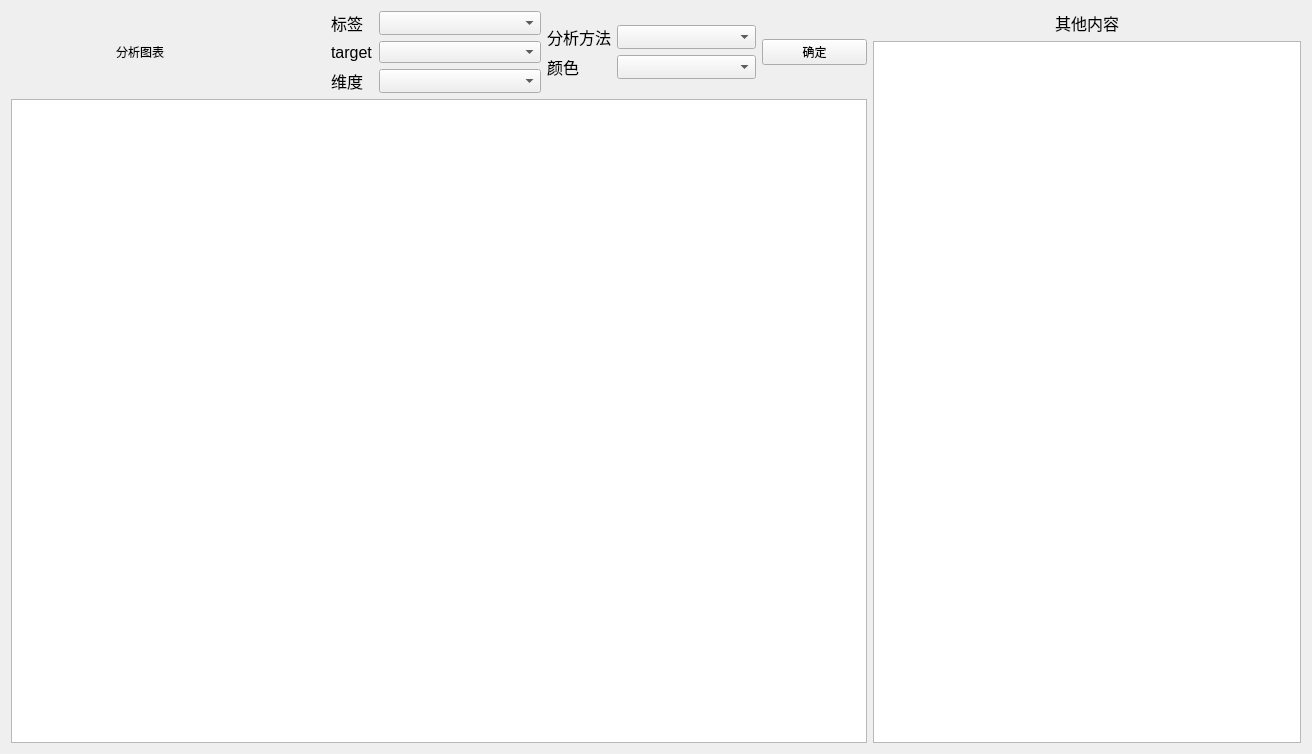
<?xml version="1.0" encoding="UTF-8"?>
<ui version="4.0">
 <class>Board</class>
 <widget class="QWidget" name="Board">
  <property name="geometry">
   <rect>
    <x>0</x>
    <y>0</y>
    <width>1312</width>
    <height>754</height>
   </rect>
  </property>
  <property name="windowTitle">
   <string>Form</string>
  </property>
  <layout class="QHBoxLayout" name="horizontalLayout" stretch="4,2">
   <item>
    <layout class="QVBoxLayout" name="verticalLayout_4">
     <item>
      <layout class="QHBoxLayout" name="horizontalLayout_7" stretch="1,2,2,2,1">
       <item>
        <spacer name="horizontalSpacer_2">
         <property name="orientation">
          <enum>Qt::Horizontal</enum>
         </property>
         <property name="sizeHint" stdset="0">
          <size>
           <width>40</width>
           <height>20</height>
          </size>
         </property>
        </spacer>
       </item>
       <item>
        <widget class="QLabel" name="LH_label_2">
         <property name="text">
          <string>分析图表</string>
         </property>
        </widget>
       </item>
       <item>
        <layout class="QFormLayout" name="formLayout_3">
         <item row="0" column="0">
          <widget class="QLabel" name="LH_labelY_2">
           <property name="font">
            <font>
             <pointsize>12</pointsize>
            </font>
           </property>
           <property name="text">
            <string>标签</string>
           </property>
          </widget>
         </item>
         <item row="0" column="1">
          <widget class="ComboBox" name="LH_ComboBox_1Y_2">
           <property name="maximumSize">
            <size>
             <width>16777215</width>
             <height>30</height>
            </size>
           </property>
          </widget>
         </item>
         <item row="1" column="0">
          <widget class="QLabel" name="LH_labelX_2">
           <property name="font">
            <font>
             <pointsize>12</pointsize>
            </font>
           </property>
           <property name="text">
            <string>target</string>
           </property>
          </widget>
         </item>
         <item row="1" column="1">
          <widget class="ComboBox" name="LH_ComboBox_1X_2">
           <property name="maximumSize">
            <size>
             <width>16777215</width>
             <height>30</height>
            </size>
           </property>
          </widget>
         </item>
         <item row="2" column="0">
          <widget class="QLabel" name="LH_labelL_2">
           <property name="font">
            <font>
             <pointsize>12</pointsize>
            </font>
           </property>
           <property name="text">
            <string>维度</string>
           </property>
          </widget>
         </item>
         <item row="2" column="1">
          <widget class="ComboBox" name="LH_ComboBox_1L_2">
           <property name="maximumSize">
            <size>
             <width>16777215</width>
             <height>30</height>
            </size>
           </property>
          </widget>
         </item>
        </layout>
       </item>
       <item>
        <layout class="QFormLayout" name="formLayout_4">
         <property name="formAlignment">
          <set>Qt::AlignLeading|Qt::AlignLeft|Qt::AlignVCenter</set>
         </property>
         <item row="0" column="0">
          <widget class="QLabel" name="label_5">
           <property name="font">
            <font>
             <pointsize>12</pointsize>
            </font>
           </property>
           <property name="text">
            <string>分析方法</string>
           </property>
          </widget>
         </item>
         <item row="0" column="1">
          <widget class="ComboBox" name="LH_ComboBox_2">
           <property name="maximumSize">
            <size>
             <width>16777215</width>
             <height>30</height>
            </size>
           </property>
          </widget>
         </item>
         <item row="1" column="0">
          <widget class="QLabel" name="label_6">
           <property name="font">
            <font>
             <pointsize>12</pointsize>
            </font>
           </property>
           <property name="text">
            <string>颜色</string>
           </property>
           <property name="alignment">
            <set>Qt::AlignCenter</set>
           </property>
          </widget>
         </item>
         <item row="1" column="1">
          <widget class="ComboBox" name="comboBox_C1_2">
           <property name="maximumSize">
            <size>
             <width>16777215</width>
             <height>30</height>
            </size>
           </property>
          </widget>
         </item>
        </layout>
       </item>
       <item>
        <widget class="PushButton" name="LH_Button_2">
         <property name="text">
          <string>确定</string>
         </property>
        </widget>
       </item>
      </layout>
     </item>
     <item>
      <widget class="QGraphicsView" name="graphicsView"/>
     </item>
    </layout>
   </item>
   <item>
    <layout class="QVBoxLayout" name="verticalLayout_5">
     <item>
      <widget class="QLabel" name="label">
       <property name="font">
        <font>
         <family>宋体</family>
         <pointsize>12</pointsize>
        </font>
       </property>
       <property name="text">
        <string>其他内容</string>
       </property>
       <property name="alignment">
        <set>Qt::AlignCenter</set>
       </property>
      </widget>
     </item>
     <item>
      <widget class="QTextBrowser" name="textBrowser"/>
     </item>
    </layout>
   </item>
  </layout>
 </widget>
 <customwidgets>
  <customwidget>
   <class>PushButton</class>
   <extends>QPushButton</extends>
   <header>qfluentwidgets</header>
  </customwidget>
  <customwidget>
   <class>ComboBox</class>
   <extends>QComboBox</extends>
   <header>qfluentwidgets</header>
  </customwidget>
 </customwidgets>
 <resources/>
 <connections/>
</ui>
